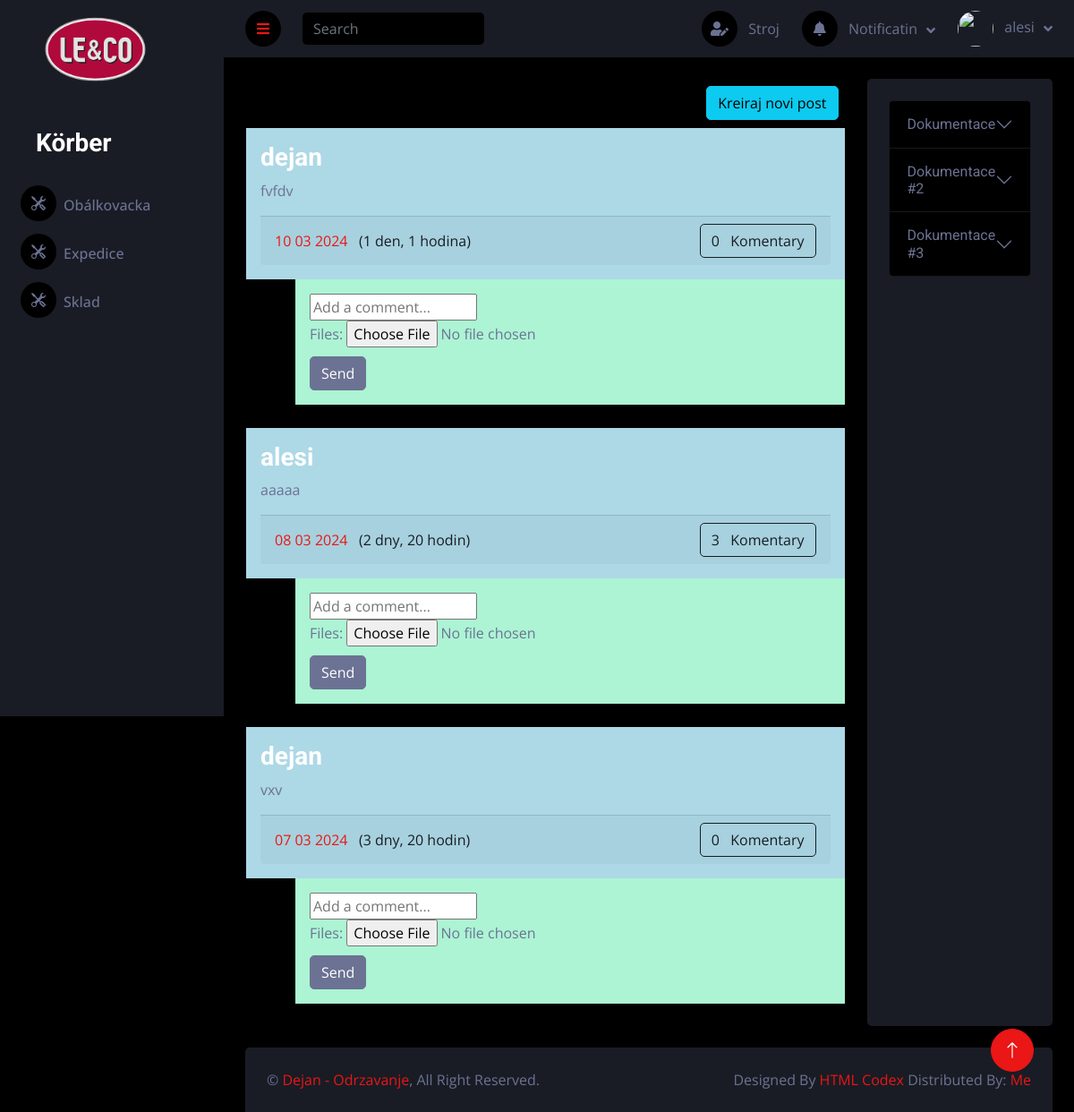
Screenshot of /post/category/1/ (signed in) with the database file from the repository.
### forum/models.py (models this page shows, shortened)
class Category(models.Model):
    name = models.CharField(max_length=50, verbose_name=_("name"))
    parent = models.ForeignKey('self', on_delete=models.CASCADE, null=True, blank=True, related_name='children', verbose_name=_("parent category"))
    class Meta:
        verbose_name_plural = 'categories'

class Post(models.Model):
    category = models.ForeignKey('Category',on_delete=models.CASCADE)
    content = models.TextField(blank=False)
    updated = models.DateTimeField(auto_now=True)
    created = models.DateTimeField(auto_now_add=True)
    author = models.ForeignKey(User, on_delete=models.CASCADE, related_name='posts')
    closed_comments = models.BooleanField(default=False)
    def num_comments(self):
        return self.comment_set.all().count()
    class Meta:
        ordering = ('-created',)

### forum/views.py (the view, shortened to what this page needs)
# urls.py: path('category/<int:category_id>/', views.category_documents, name='category_documents'),
@login_required
def category_documents(request, category_id):
    category = get_object_or_404(Category, pk=category_id)
    documents = Document.objects.filter(pdfFile=category)
    print(documents)
    qs = Post.objects.filter(category=category_id)
    p_form = PostModelForm()
    c_form = CommentModelForm()
    post_added = False
    profile = User.objects.get(username=request.user.username)
    content = {
        'accFiles': documents,
        'qs': qs,
        'profile': profile,
        'p_form': p_form,
        'c_form': c_form,
        'post_added': post_added,
    }
    return render(request,'blank.html',content)

### forum/forms.py
class PostModelForm(forms.ModelForm):
    content = forms.CharField(widget=forms.Textarea(attrs={'rows':2}))
    files = forms.FileField()
    class Meta:
        model = Post
        fields = ('content','files',)

class CommentModelForm(forms.ModelForm):
    body = forms.CharField(label='',
                            widget=forms.TextInput(attrs={'placeholder': 'Add a comment...'}))
    files = forms.FileField()
    class Meta:
        model = Comment
        fields = ('body', 'files',)

### forum/context_processors.py (called while the page is built)
def navbar_menu(request):
    categories = Category.objects.all()
    return {'categories': categories}

def documents_category(request, ):
    documents = Document.objects.filter(file=1)
    return {'documents': documents}

### forum/models.py (called while the page is built)
	def __str__(self):
		return self.file.name

### forum/templates/blank.html (shortened to what this page needs)
{% extends 'base.html' %}
{% load static %}
{% block content %}
            <div class="container-fluid pt-4 px-4" >
                <div class="row g-4">
                    <div class="col-sm-12 col-xl-9 navTab" >
                        <div class=" d-flex justify-content-end p-2">
                            <button type="button" class="btn btn-info" data-bs-toggle="modal" data-bs-target="#createPostModal">Kreiraj novi post</button>
                          </div>
                        {% for post in qs %}
                        <div class="card " style="background-color:rgba(255, 255, 255, 0);">
                            <div class="card-body border-primary" style="background-color: lightblue;">
                                <h3 class="card-title">{{ post.author.username}}</h3>
                                <p class="card-text">{{ post.content }}</p>
                                <div class="card-footer text-muted  d-flex align-items-center justify-content-between" >
                                    <div>
                                        <span class="text-primary">{{ post.created|date:"d m Y" }}</span>&nbsp&nbsp
                                        <span class="text-secondary">({{ post.created|timesince }})</span>
                                    </div>
                                    <div>
                                        <button class="cmt_btn btn btn-outline-secondary" style="margin-top: 0;">{{ post.num_comments }}&nbsp&nbsp Komentary</button>
                                    </div>
                                </div>
                            </div>
                            <div class="card-body" style="background-color: #acf4d4;  float: right; margin-left: 55px;">
                                {% if not post.closed_comments %}
                                    <form action="" method="POST"class='ui fluid form'>
                                        {{ c_form }}
                                        <button type="submit" name="submit_c_form" class="btn btn-light" style="margin-top:10px">Send</button>
                                    </form>
                                {% endif %}
                            </div>
                        </div>
                        <br>
                        {% endfor %}
                    </div>
                    <div class="col-sm-12 col-xl-3 accTab" >
                        <div class="bg-secondary rounded h-100 p-4">
                            <div class="accordion" id="accordionExample">
                                <div class="accordion-item bg-transparent">
                                    <h2 class="accordion-header" id="headingOne">
                                        <button class="accordion-button collapsed" type="button" data-bs-toggle="collapse"
                                            data-bs-target="#collapseOne" aria-expanded="false" aria-controls="collapseOne">
                                            Dokumentace
                                        </button>
                                    </h2>
                                </div>
                               <div class="accordion-item bg-transparent">
                                    <h2 class="accordion-header" id="headingTwo">
                                        <button class="accordion-button collapsed" type="button" data-bs-toggle="collapse"
                                            data-bs-target="#collapseTwo" aria-expanded="false" aria-controls="collapseTwo">
                                            Dokumentace #2
                                        </button>
                                    </h2>
                                </div>
                                <div class="accordion-item bg-transparent">
                                    <h2 class="accordion-header" id="headingThree">
                                        <button class="accordion-button collapsed" type="button"
                                            data-bs-toggle="collapse" data-bs-target="#collapseThree"
                                            aria-expanded="false" aria-controls="collapseThree">
                                            Dokumentace #3
                                        </button>
                                    </h2>
                                </div>
                            </div>
                        </div>
                    </div>
                </div>
            </div>
{% endblock content %}

### templates/base.html (shortened to what this page needs)
{% load static %}
<!DOCTYPE html>
<html lang="en">
<head>
    <link href="https://cdnjs.cloudflare.com/ajax/libs/font-awesome/5.10.0/css/all.min.css" rel="stylesheet">
    <link href="https://cdn.jsdelivr.net/npm/bootstrap-icons@1.4.1/font/bootstrap-icons.css" rel="stylesheet">
    <link href="{% static 'lib/owlcarousel/assets/owl.carousel.min.css' %}" rel="stylesheet">
    <link href="{% static 'lib/tempusdominus/css/tempusdominus-bootstrap-4.min.css' %}" rel="stylesheet" />
    <link href="{% static 'css/bootstrap.min.css' %}" rel="stylesheet">
    <link href="{% static 'css/style.css' %}" rel="stylesheet">
</head>
<body>
    <div class="container-fluid position-relative d-flex p-0">
            {% include "sidebar.html" %}
        <div class="content">
            {% include "navbar.html" %}
            {% block content %}fwfw{% endblock content %}
            <div class="container-fluid pt-4 px-4">
                <div class="bg-secondary rounded-top p-4">
                    <div class="row">
                        <div class="col-12 col-sm-6 text-center text-sm-start">
                            &copy; <a href="#">Dejan - Odrzavanje</a>, All Right Reserved.
                        </div>
                        <div class="col-12 col-sm-6 text-center text-sm-end">
                            Designed By <a href="https://htmlcodex.com">HTML Codex</a>
                            Distributed By: <a href="#" target="_blank">Me</a>
                            <br>
                        </div>
                    </div>
                </div>
            </div>
        </div>
        <a href="#" class="btn btn-lg btn-primary btn-lg-square back-to-top"><i class="bi bi-arrow-up"></i></a></div>
</body>
</html>

### templates/sidebar.html (shortened to what this page needs)
{% load static %}
<div class="sidebar pe-4 pb-3">
    <nav class="navbar bg-secondary navbar-dark">
        <a href="index.html" class="navbar-brand mx-4 mb-3">
            <img class="d-flex align-items-center ms-4 mb-4" src="{% static 'img/favicon.png' %}"  width="117">
        </a>
        <div class="d-flex align-items-center ms-4 mb-4">
            <div class="ms-3">
                <h3 class="mb-0">Körber</h3>
            </div>
        </div>
        <div class="navbar-nav w-100">
            {% if user.is_authenticated %}
                {% for category in categories %}
                    <a href="{% url 'category_documents' category.id %}" class="nav-item nav-link"><i class="fa i bi-tools me-2"></i>{{ category.name }}</a>
                {% endfor %}
            {% endif %}
        </div>
    </nav>
</div>

### templates/navbar.html (shortened to what this page needs)
<!DOCTYPE html>
<nav class="navbar navbar-expand bg-secondary navbar-dark sticky-top px-4 py-0">
    <a href="#" class="sidebar-toggler flex-shrink-0">
        <i class="fa fa-bars"></i>
    </a>
    <form class="d-none d-md-flex ms-4">
        <input class="form-control bg-dark border-0" type="search" placeholder="Search">
    </form>
    <div class="navbar-nav align-items-center ms-auto">
        <a href="{% url 'create_category' %}" class="nav-link">
            <i class="fa fa-user-edit me-lg-2"></i>
            <span class="d-none d-lg-inline-flex">Stroj</span> </a>
        <div class="nav-item dropdown">
            <a href="#" class="nav-link dropdown-toggle" data-bs-toggle="dropdown">
                <i class="fa fa-bell me-lg-2"></i>
                <span class="d-none d-lg-inline-flex">Notificatin</span>
            </a>
        </div>
        <div class="nav-item dropdown">
            <a href="#" class="nav-link dropdown-toggle" data-bs-toggle="dropdown">
                <img class="rounded-circle me-lg-2" src="#" alt="" style="width: 40px; height: 40px;">
                <span class="d-none d-lg-inline-flex">{{ user.username }}</span>
            </a>
        </div>
    </div>
</nav>

### static/css/style.css (style rules this page uses)
:root { --primary: #EB1616; --secondary: #191C24; --light: #6C7293; --dark: #000000; }
.back-to-top { position: fixed; display: none; right: 45px; bottom: 45px; z-index: 99; }
.btn { transition: .5s; }
.btn-lg-square { width: 48px; height: 48px; }
.btn-square, .btn-sm-square, .btn-lg-square { padding: 0; display: inline-flex; align-items: center; justify-content: center; font-weight: normal; border-radius: 50px; }
.sidebar { position: fixed; top: 0; left: 0; bottom: 0; width: 250px; height: 100vh; overflow-y: auto; background: var(--secondary); transition: 0.5s; z-index: 999; }
.content { margin-left: 250px; min-height: 100vh; background: var(--dark); transition: 0.5s; }
@media (min-width: 992px) { .sidebar { margin-left: 0; } }
@media (min-width: 992px) { .content { width: calc(100% - 250px); } }
.sidebar .navbar .navbar-nav .nav-link { padding: 7px 20px; color: var(--light); font-weight: 500; border-left: 3px solid var(--secondary); border-radius: 0 30px 30px 0; outline: none; }
.sidebar .navbar .navbar-nav .nav-link i { width: 40px; height: 40px; display: inline-flex; align-items: center; justify-content: center; background: var(--dark); border-radius: 40px; }
.content .navbar .navbar-nav .nav-link { margin-left: 25px; padding: 12px 0; color: var(--light); outline: none; }
.content .navbar .sidebar-toggler, .content .navbar .navbar-nav .nav-link i { width: 40px; height: 40px; display: inline-flex; align-items: center; justify-content: center; background: var(--dark); border-radius: 40px; }
.content .navbar .dropdown-toggle::after { margin-left: 6px; vertical-align: middle; border: none; content: "\f107"; font-family: "Font Awesome 5 Free"; font-weight: 900; transition: .5s; }

### rows the page displays
Category: name "Obálkovacka"
Category: name "Expedice"
Category: name "Sklad"
Post: author.username "dejan", content "fvfdv", created "10 03 2024", created "1 den, 1 hodina", num_comments "0"
Post: author.username "alesi", content "aaaaa", created "08 03 2024", created "2 dny, 20 hodin", num_comments "3"
Post: author.username "dejan", content "vxv", created "07 03 2024", created "3 dny, 20 hodin", num_comments "0"

### other values shown
{{ user.username }} "alesi"
